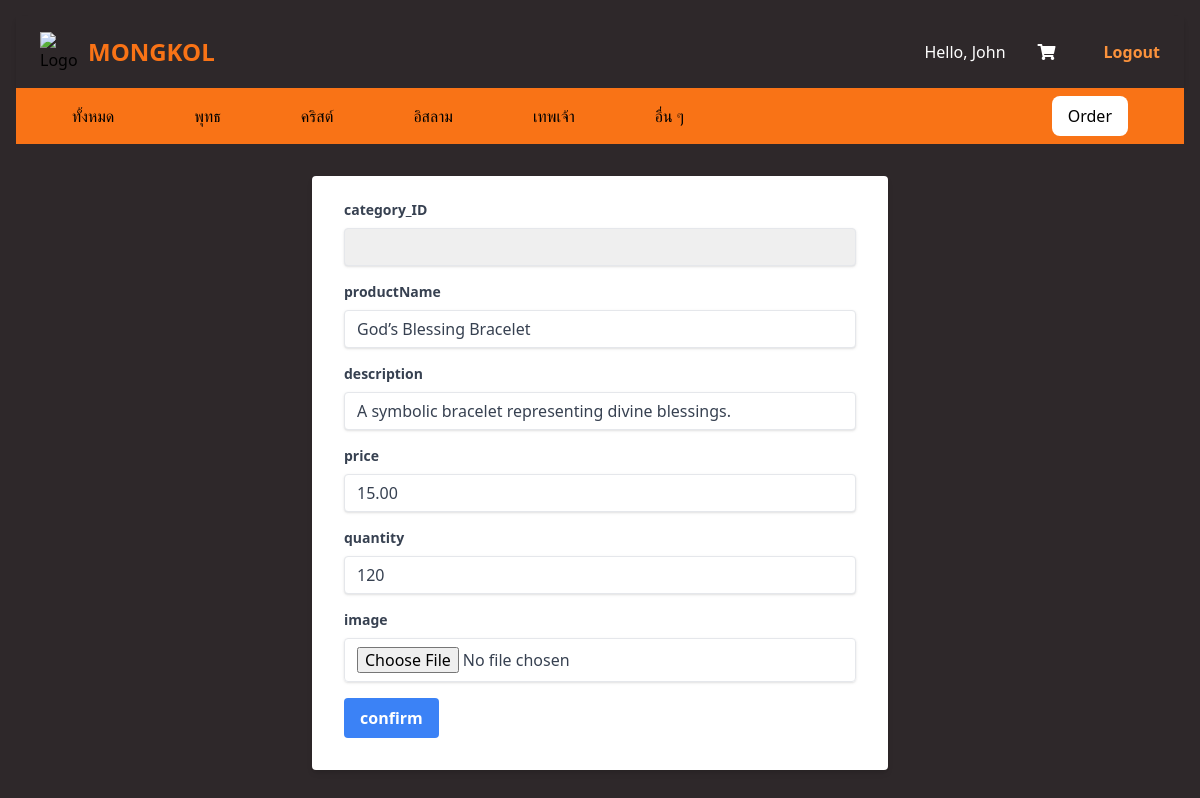
Page /seller/edit_product.php?proID=4 (signed in) on the committed database.
### tables this page shows
CREATE TABLE `tbl_products` (
    `product_ID` int(11) NOT NULL AUTO_INCREMENT,
    `shop_ID` int(11) DEFAULT NULL,
    `cate_ID` int(11) DEFAULT NULL,
    `productName` varchar(100) DEFAULT NULL,
    `imgPath` varchar(255) DEFAULT NULL,
    `description` text DEFAULT NULL,
    `price` decimal(10,2) DEFAULT NULL,
    `quantity` int(11) DEFAULT NULL,
    `is_delete` int(2) DEFAULT 0,
    PRIMARY KEY (`product_ID`),
    KEY `shop_ID` (`shop_ID`),
    KEY `cate_ID` (`cate_ID`),
    FOREIGN KEY (`shop_ID`) REFERENCES `tbl_shops` (`shop_ID`),
    FOREIGN KEY (`cate_ID`) REFERENCES `tbl_categories` (`cate_ID`)
);

### seller/edit_product.php (the view, shortened to what this page needs)
<!DOCTYPE html>
<html lang="en">
<head>
</head>
<body class="m-4 bg-soft-black">
<?php
if (isset($_POST['submit'])){
    require_once("../conn.php");
    $cate_ID = $_POST['cate_ID'];
    $productName = $_POST['productName'];
    $description =  $_POST['description'];
    $price =  $_POST['price'];
    $quantity =  $_POST['quantity'];
    $img_name = $_FILES["fileToUpload"]["name"];
    $proID = $_GET['proID'];
    $target_dir = "../img/";
    $target_file = $target_dir . basename($_FILES["fileToUpload"]["name"]);
    $uploadOk = 1;
    $imageFileType = strtolower(pathinfo($target_file,PATHINFO_EXTENSION));
    if(!empty($_FILES["fileToUpload"]["name"])){
    $check = getimagesize($_FILES["fileToUpload"]["tmp_name"]);
    if($check !== false) {
        $uploadOk = 1;
    } else {
        echo "File is not an image.";
        $uploadOk = 0;
    }
    if (file_exists($target_file)) {
        echo "Sorry, file already exists.";
        $uploadOk = 0;
    }
    if ($_FILES["fileToUpload"]["size"] > 5000000) {
        echo "Sorry, your file is too large.";
        $uploadOk = 0;
    }
    if($imageFileType != "jpg" && $imageFileType != "png" && $imageFileType != "jpeg"
    && $imageFileType != "gif" ) {
        echo "Sorry, only JPG, JPEG, PNG & GIF files are allowed.";
        $uploadOk = 0;
    }
    if ($uploadOk == 0) {
        echo "Sorry, your file was not uploaded.";
    } else {
        if (move_uploaded_file($_FILES["fileToUpload"]["tmp_name"], $target_file)) {
            echo "The file ". htmlspecialchars( basename( $_FILES["fileToUpload"]["name"])). " has been uploaded.";
        } else {
            echo "Sorry, there was an error uploading your file.";
                }
    }
    $stmt = $conn->prepare("UPDATE tbl_products SET cate_ID = ?, productName = ?, description = ?, price = ?, quantity = ?, imgPath = ? WHERE product_ID = ?");
    $stmt->bind_param("sssssss",$cate_ID,$productName,$description,$price,$quantity,$img_name,$proID);
    $stmt->execute();
    $result = $stmt->get_result();
}else{
    $stmt = $conn->prepare("UPDATE tbl_products SET cate_ID = ?, productName = ?, description = ?, price = ?, quantity = ? WHERE product_ID = ?");
    $stmt->bind_param("ssssss",$cate_ID,$productName,$description,$price,$quantity,$proID);
    $stmt->execute();
    $result = $stmt->get_result();
}
    header("Location: /seller/");
    exit();
}else{
require_once("../navbar/nav_user.php");
$proID = $_GET['proID'];
$stmt = $conn->prepare("SELECT * FROM tbl_products WHERE product_ID = ?");
$stmt->bind_param("s",$proID);
$stmt->execute();
$result = $stmt->get_result();
$row = $result->fetch_assoc();
?>
<div class="w-full max-w-xl ml-auto mr-auto">
  <form class="bg-white shadow-md rounded px-8 pt-6 pb-8 mb-4" method="post" action="<?php $_SERVER['PHP_SELF'];?>" enctype="multipart/form-data">
    <div class="mb-4">
      <label class="block text-gray-700 text-sm font-bold mb-2">
        category_ID
      </label>
      <select name="cate_ID" id="cars" class="shadow appearance-none border rounded w-full py-2 px-3 text-gray-700 leading-tight focus:outline-none focus:shadow-outline">
        </select>
    </div>
    <div class="mb-4">
      <label class="block text-gray-700 text-sm font-bold mb-2">
      productName
      </label>
      <input class="shadow appearance-none border rounded w-full py-2 px-3 text-gray-700 leading-tight focus:outline-none focus:shadow-outline"  type="text" value="<?php echo $row['productName'];?>" name="productName">
    </div>
    <div class="mb-4">
      <label class="block text-gray-700 text-sm font-bold mb-2">
      description
      </label>
      <input class="shadow appearance-none border rounded w-full py-2 px-3 text-gray-700 leading-tight focus:outline-none focus:shadow-outline"  type="text" value="<?php echo $row['description'];?>" name="description">
    </div>
    <div class="mb-4">
      <label class="block text-gray-700 text-sm font-bold mb-2">
      price
      </label>
      <input class="shadow appearance-none border rounded w-full py-2 px-3 text-gray-700 leading-tight focus:outline-none focus:shadow-outline"  type="text" value="<?php echo $row['price'];?>" name="price">
    </div>
    <div class="mb-4">
      <label class="block text-gray-700 text-sm font-bold mb-2">
      quantity
      </label>
      <input class="shadow appearance-none border rounded w-full py-2 px-3 text-gray-700 leading-tight focus:outline-none focus:shadow-outline" type="text" value="<?php echo $row['quantity'];?>" name="quantity">
    </div>
    <div class="mb-4">
      <label class="block text-gray-700 text-sm font-bold mb-2">
      image
      </label>
      <input class="shadow appearance-none border rounded w-full py-2 px-3 text-gray-700 leading-tight focus:outline-none focus:shadow-outline" type="file" name="fileToUpload" id="fileToUpload">
    </div>
    <div class="flex items-center justify-between">
      <button class="bg-blue-500 hover:bg-blue-700 text-white font-bold py-2 px-4 rounded focus:outline-none focus:shadow-outline" type="submit" name ="submit">
        confirm
      </button>
    </div>
  </form>
</div>
<?php } ?>
</body>
</html>

### style.css (style rules this page uses)
.bg-soft-black { background-color: #2E282A; }

### rows in the picture
tbl_products: productName "God’s Blessing Bracelet", description "A symbolic bracelet representing divine blessings.", price "15.00", quantity "120"

### other values in the picture
$_SESSION["firstName"] "John"
